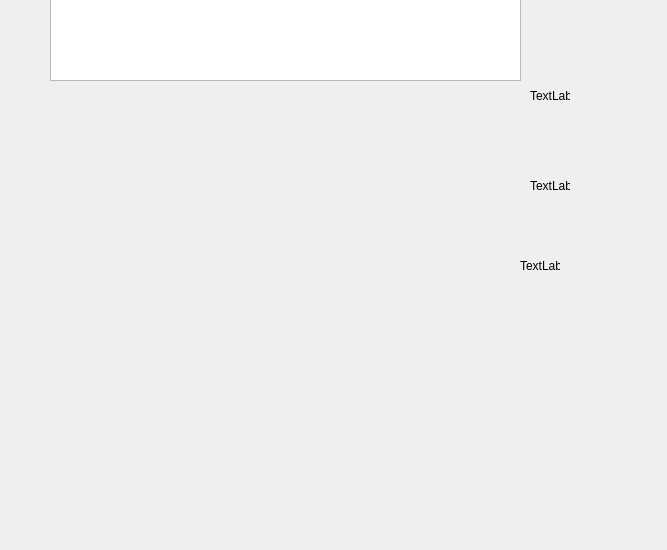
<?xml version="1.0" encoding="UTF-8"?>
<ui version="4.0">
 <class>Widget</class>
 <widget class="QWidget" name="Widget">
  <property name="geometry">
   <rect>
    <x>0</x>
    <y>0</y>
    <width>667</width>
    <height>550</height>
   </rect>
  </property>
  <property name="windowTitle">
   <string>Widget</string>
  </property>
  <widget class="QLabel" name="label">
   <property name="geometry">
    <rect>
     <x>530</x>
     <y>90</y>
     <width>40</width>
     <height>12</height>
    </rect>
   </property>
   <property name="text">
    <string>TextLabel</string>
   </property>
  </widget>
  <widget class="QLabel" name="label_2">
   <property name="geometry">
    <rect>
     <x>530</x>
     <y>180</y>
     <width>40</width>
     <height>12</height>
    </rect>
   </property>
   <property name="text">
    <string>TextLabel</string>
   </property>
  </widget>
  <widget class="QLabel" name="scoreLabel">
   <property name="geometry">
    <rect>
     <x>520</x>
     <y>260</y>
     <width>40</width>
     <height>12</height>
    </rect>
   </property>
   <property name="text">
    <string>TextLabel</string>
   </property>
  </widget>
  <widget class="QGraphicsView" name="graphicsView">
   <property name="geometry">
    <rect>
     <x>50</x>
     <y>-10</y>
     <width>471</width>
     <height>91</height>
    </rect>
   </property>
  </widget>
 </widget>
 <resources/>
 <connections/>
</ui>
